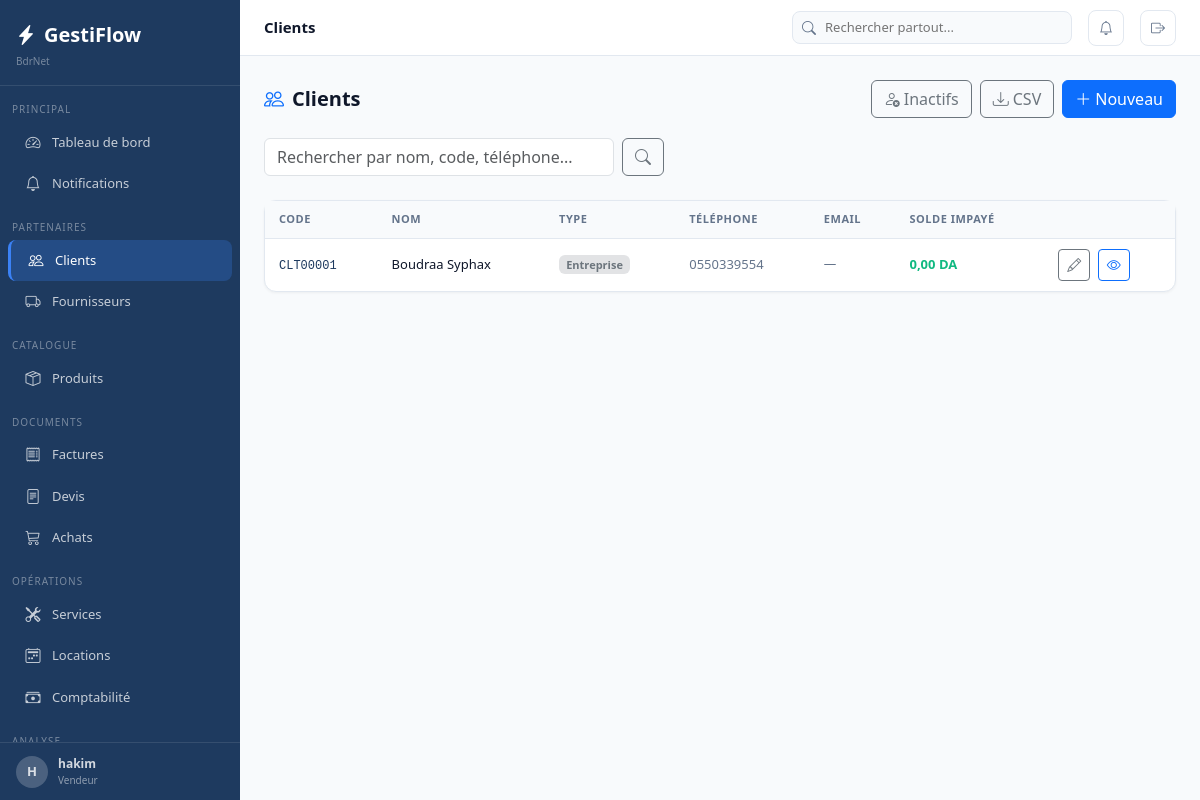
Page /clients/ (signed in) on the committed database.
### apps/core/models.py (models this page shows, shortened)
class Parametre(models.Model):
    cle         = models.CharField(max_length=100, unique=True)
    valeur      = models.TextField(blank=True)
    description = models.CharField(max_length=200, blank=True)
    class Meta:
        verbose_name        = "Parametre"
        verbose_name_plural = "Parametres"
    @classmethod
    def get(cls, cle, defaut=''):
        try:
            return cls.objects.get(cle=cle).valeur
        except cls.DoesNotExist:
            return defaut

### apps/authentication/models.py (models this page shows, shortened)
class Utilisateur(AbstractUser):
    class Role(models.TextChoices):
        ADMIN       = 'admin',       'Administrateur'
        MANAGER     = 'manager',     'Manager'
        VENDEUR     = 'vendeur',     'Vendeur'
        TECHNICIEN  = 'technicien',  'Technicien'
        COMPTABLE   = 'comptable',   'Comptable'
        CAISSIER    = 'caissier',    'Caissier'
    role            = models.CharField(max_length=20, choices=Role.choices, default=Role.VENDEUR)
    telephone       = models.CharField(max_length=20, blank=True)
    actif           = models.BooleanField(default=True)
    derniere_activite = models.DateTimeField(null=True, blank=True)
    photo           = models.ImageField(upload_to='utilisateurs/', null=True, blank=True)
    class Meta:
        verbose_name        = "Utilisateur"
        verbose_name_plural = "Utilisateurs"
    @property
    def est_admin(self):
        return self.role == self.Role.ADMIN or self.is_superuser

### apps/clients/models.py (models this page shows, shortened)
class Client(TimestampedModel, SoftDeleteModel, Adresse):
    class TypeClient(models.TextChoices):
        PARTICULIER    = 'particulier',    'Particulier'
        ENTREPRISE     = 'entreprise',     'Entreprise'
        ADMINISTRATION = 'administration', 'Administration'
    code             = models.CharField(max_length=20, unique=True, blank=True)
    nom              = models.CharField(max_length=200)
    type_client      = models.CharField(max_length=20, choices=TypeClient.choices, default=TypeClient.PARTICULIER)
    telephone        = models.CharField(max_length=20, blank=True)
    telephone2       = models.CharField(max_length=20, blank=True)
    email            = models.EmailField(blank=True)
    registre_commerce = models.CharField(max_length=50, blank=True)
    nif              = models.CharField(max_length=20, blank=True)
    nis              = models.CharField(max_length=20, blank=True)
    limite_credit    = models.DecimalField(max_digits=14, decimal_places=2, default=0)
    remise_defaut    = models.DecimalField(max_digits=5,  decimal_places=2, default=0)
    notes            = models.TextField(blank=True)
    actif            = models.BooleanField(default=True)
    class Meta:
        verbose_name        = "Client"
        verbose_name_plural = "Clients"
        ordering            = ['nom']
    @property
    def solde_en_cours(self):
        try:
            from django.db.models import Sum
            r = self.factures.filter(statut__in=['en_attente','partielle']).aggregate(t=Sum('montant_restant'))
            return r['t'] or 0
        except Exception:
            return 0

### apps/clients/views.py (the view)
# urls.py: path('',                     views.liste,       name='liste'),
@login_required
def liste(request):
    q   = sanitize_search_query(request.GET.get('q', ''))
    qs  = Client.objects.filter(supprime=False)
    if q: qs = qs.filter(Q(nom__icontains=q)|Q(code__icontains=q)|Q(telephone__icontains=q))
    page = Paginator(qs.order_by('nom'), 25).get_page(request.GET.get('page'))
    return render(request, 'clients/liste.html', {'clients': page, 'q': q})

### apps/core/context_processors.py (called while the page is built)
def _get_entreprise():
    base = getattr(dj_settings, 'GESTIFLOW', {})
    try:
        from apps.core.models import Parametre
        return {
            'NOM_ENTREPRISE': Parametre.get('NOM_ENTREPRISE', base.get('NOM_ENTREPRISE', 'Mon Entreprise')),
            'ADRESSE':   Parametre.get('ADRESSE',   base.get('ADRESSE',   '')),
            'TELEPHONE': Parametre.get('TELEPHONE', base.get('TELEPHONE', '')),
            'EMAIL':     Parametre.get('EMAIL',     base.get('EMAIL',     '')),
            'DEVISE':    Parametre.get('DEVISE',    base.get('DEVISE',    'DA')),
            'TVA_DEFAUT':Parametre.get('TVA_DEFAUT',base.get('TVA_DEFAUT','19')),
            'LOGO':      Parametre.get('LOGO',      ''),
        }
    except Exception:
        return base

def global_context(request):
    ctx = {'ENTREPRISE': _get_entreprise(), 'APP_VERSION': '1.0.0'}
    if request.user.is_authenticated:
        try:
            from apps.core.notifications import get_notification_count
            ctx['notifications_count'] = get_notification_count(request.user)
        except Exception:
            ctx['notifications_count'] = 0
        try:
            from apps.produits.models import Produit
            from django.db.models import F
            ctx['alertes_stock_count'] = Produit.objects.filter(
                quantite_stock__lte=F('seuil_alerte'), actif=True, supprime=False
            ).count()
        except Exception:
            ctx['alertes_stock_count'] = 0
    return ctx

### apps/core/models.py (called while the page is built)
    def get_queryset(self):
        return super().get_queryset().filter(supprime=False)

### apps/core/notifications.py (called while the page is built, shortened)
def get_all_notifications(user):
    today = timezone.now().date()
    notifs = {
        'factures_en_retard': [],
        'devis_expirant': [],
        'stock_bas': [],
        'locations_retard': [],
        'services_retard': [],
    }
    try:
        from apps.ventes.models import Facture
    except Exception: pass
    try:
        from apps.devis.models import Devis
    except Exception: pass
    try:
        from apps.produits.models import Produit
        from django.db.models import F
    except Exception: pass
    return notifs

def get_notification_count(user):
    notifs = get_all_notifications(user)
    return sum(len(v) for v in notifs.values())

### apps/core/sanitizers.py (called while the page is built)
def sanitize_search_query(query, max_length=100):
    if not query: return ''
    query = re.sub(r"[<>\"'\\;]", '', str(query))
    return query.strip()[:max_length]

### templates/clients/liste.html (shortened to what this page needs)
{% extends 'base.html' %}
{% load humanize %}
{% block topbar_title %}Clients{% endblock %}
{% block content %}
<div class="page-header">
  <div><h1 class="page-title"><i class="bi bi-people me-2 text-primary"></i>Clients</h1></div>
  <div class="d-flex gap-2">
    <a href="{% url 'clients:inactifs' %}" class="btn btn-outline-secondary"><i class="bi bi-person-x me-1"></i>Inactifs</a>
    <a href="{% url 'clients:export_csv' %}" class="btn btn-outline-secondary"><i class="bi bi-download me-1"></i>CSV</a>
    <a href="{% url 'clients:create' %}" class="btn btn-primary"><i class="bi bi-plus-lg me-1"></i>Nouveau</a>
  </div>
</div>
<form method="get" class="d-flex gap-2 mb-4">
  <input type="text" name="q" value="{{ q }}" class="form-control" placeholder="Rechercher par nom, code, téléphone..." style="max-width:350px;">
  <button class="btn btn-outline-secondary"><i class="bi bi-search"></i></button>
</form>
<div class="card">
  <div style="overflow-x:auto;"><table class="table-modern">
    <thead><tr><th>Code</th><th>Nom</th><th>Type</th><th>Téléphone</th><th>Email</th><th>Solde impayé</th><th></th></tr></thead>
    <tbody>
      {% for c in clients %}
      <tr>
        <td><code style="font-size:12px;color:var(--primary);">{{ c.code }}</code></td>
        <td><a href="{% url 'clients:detail' c.pk %}" style="font-weight:500;color:var(--text-primary);text-decoration:none;">{{ c.nom }}</a></td>
        <td><span class="badge bg-secondary-subtle text-secondary" style="font-size:11px;">{{ c.get_type_client_display }}</span></td>
        <td style="color:var(--text-secondary);">{{ c.telephone|default:"—" }}</td>
        <td style="color:var(--text-secondary);font-size:12.5px;">{{ c.email|default:"—" }}</td>
        <td style="font-weight:600;color:{% if c.solde_en_cours > 0 %}#ef4444{% else %}#10b981{% endif %};">{{ c.solde_en_cours|floatformat:2|intcomma }} DA</td>
        <td>
          <a href="{% url 'clients:edit' c.pk %}" class="btn btn-sm btn-outline-secondary btn-icon me-1" title="Modifier"><i class="bi bi-pencil"></i></a>
          <a href="{% url 'clients:detail' c.pk %}" class="btn btn-sm btn-outline-primary btn-icon" title="Voir"><i class="bi bi-eye"></i></a>
        </td>
      </tr>
      {% empty %}
      <tr><td colspan="7" class="text-center py-5" style="color:var(--text-secondary);"><i class="bi bi-people d-block mb-2" style="font-size:2rem;"></i>{% if q %}Aucun client pour "{{ q }}"{% else %}Aucun client enregistré{% endif %}</td></tr>
      {% endfor %}
    </tbody>
  </table></div>
</div>
{% endblock %}

### templates/base.html (shortened to what this page needs)
<!DOCTYPE html>
<html lang="fr">
<head>
<link rel="stylesheet" href="https://cdn.jsdelivr.net/npm/bootstrap@5.3.3/dist/css/bootstrap.min.css">
<link rel="stylesheet" href="https://cdn.jsdelivr.net/npm/bootstrap-icons@1.11.3/font/bootstrap-icons.min.css">
</head>
<body>
{% if user.is_authenticated %}
<nav class="sidebar">
  <div class="sidebar-nav">
    <div class="sidebar-logo">
      <a class="sidebar-logo-text" href="{% url 'dashboard:index' %}"><i class="bi bi-lightning-charge-fill me-2"></i>GestiFlow</a>
      <div style="font-size:10px;color:rgba(255,255,255,.4);margin-top:4px;">{{ ENTREPRISE.NOM_ENTREPRISE }}</div>
    </div>
    <div class="sidebar-section">Principal</div>
    <a href="{% url 'dashboard:index' %}" class="sidebar-item {% if request.resolver_match.app_name == 'dashboard' %}active{% endif %}"><i class="bi bi-speedometer2"></i><span>Tableau de bord</span></a>
    <a href="{% url 'core:notifications' %}" class="sidebar-item"><i class="bi bi-bell" ></i><span>Notifications</span></a>
    <div class="sidebar-section">Partenaires</div>
    <a href="{% url 'clients:liste' %}" class="sidebar-item {% if request.resolver_match.app_name == 'clients' %}active{% endif %}"><i class="bi bi-people"></i><span>Clients</span></a>
    <a href="{% url 'fournisseurs:liste' %}" class="sidebar-item {% if request.resolver_match.app_name == 'fournisseurs' %}active{% endif %}"><i class="bi bi-truck"></i><span>Fournisseurs</span></a>
    <div class="sidebar-section">Catalogue</div>
    <a href="{% url 'produits:liste' %}" class="sidebar-item "><i class="bi bi-box-seam"></i><span>Produits</span></a>
    <div class="sidebar-section">Documents</div>
    <a href="{% url 'ventes:liste' %}" class="sidebar-item {% if request.resolver_match.app_name == 'ventes' %}active{% endif %}"><i class="bi bi-receipt"></i><span>Factures</span></a>
    <a href="{% url 'devis:liste' %}" class="sidebar-item {% if request.resolver_match.app_name == 'devis' %}active{% endif %}"><i class="bi bi-file-text"></i><span>Devis</span></a>
    <a href="{% url 'achats:liste' %}" class="sidebar-item {% if request.resolver_match.app_name == 'achats' %}active{% endif %}"><i class="bi bi-cart3"></i><span>Achats</span></a>
    <div class="sidebar-section">Opérations</div>
    <a href="{% url 'services:liste' %}" class="sidebar-item {% if request.resolver_match.app_name == 'services' %}active{% endif %}"><i class="bi bi-tools"></i><span>Services</span></a>
    <a href="{% url 'locations:liste' %}" class="sidebar-item {% if request.resolver_match.app_name == 'locations' %}active{% endif %}"><i class="bi bi-calendar2-week"></i><span>Locations</span></a>
    <a href="{% url 'comptabilite:historique' %}" class="sidebar-item {% if request.resolver_match.app_name == 'comptabilite' %}active{% endif %}"><i class="bi bi-cash-stack"></i><span>Comptabilité</span></a>
    <div class="sidebar-section">Analyse</div>
  </div>
  <div class="sidebar-footer">
    <a href="{% url 'auth:profil' %}" style="display:flex;align-items:center;gap:10px;text-decoration:none;color:rgba(255,255,255,.8);">
      <div style="width:32px;height:32px;border-radius:50%;background:rgba(255,255,255,.2);display:flex;align-items:center;justify-content:center;font-size:13px;font-weight:700;">{{ user.first_name.0|default:user.username.0|upper }}</div>
      <div><div style="font-size:12px;font-weight:600;">{{ user.get_full_name|default:user.username }}</div><div style="font-size:10px;color:rgba(255,255,255,.5);">{{ user.get_role_display }}</div></div>
    </a>
  </div>
</nav>
<div class="main-content">
<div class="topbar">
  <div class="topbar-title">{% block topbar_title %}{% endblock %}</div>
    <div class="topbar-search" style="position:relative;">
      <i class="bi bi-search"></i>
      <input type="text" id="globalSearch" placeholder="Rechercher partout..." autocomplete="off">
    </div>
    <a href="{% url 'core:notifications' %}" class="topbar-btn" title="Notifications">
      <i class="bi bi-bell{% if notifications_count %}-fill{% endif %}" {% if notifications_count %}style="color:#f59e0b"{% endif %}></i>
    </a>
    <a href="{% url 'auth:deconnexion' %}" class="topbar-btn" title="Déconnexion"><i class="bi bi-box-arrow-right"></i></a>
  </div>
  <div class="content-area">
    {% block content %}{% endblock %}
  </div>
</div>
{% endif %}
</body>
</html>

### templates/base.html (style rules this page uses)
:root { --primary:#1e3a5f;--secondary:#2e75b6;--accent:#3b82f6;--success:#10b981;--warning:#f59e0b;--danger:#ef4444;--bg-body:#f8fafc;--bg-card:#ffffff;--border-color:#e2e8f0;--text-primary:#0f172a;--text-secondary:#64748b; }
body { background:var(--bg-body);color:var(--text-primary);font-family:'Segoe UI',Arial,sans-serif;font-size:14px; }
.sidebar { position:fixed;top:0;left:0;width:240px;height:100vh;background:var(--primary);z-index:100;display:flex;flex-direction:column;overflow:hidden; }
.sidebar-nav { flex:1 1 auto;overflow-y:auto;overflow-x:hidden;padding-bottom:8px; }
.sidebar-footer { flex:0 0 auto;padding:12px 16px;border-top:1px solid rgba(255,255,255,.1);background:var(--primary); }
.sidebar-logo { padding:20px 16px 16px;border-bottom:1px solid rgba(255,255,255,0.1);margin-bottom:8px; }
.sidebar-logo-text { color:#fff;font-size:20px;font-weight:700;text-decoration:none; }
.sidebar-section { padding:8px 12px 4px;font-size:10px;color:rgba(255,255,255,.4);text-transform:uppercase;letter-spacing:1px;margin-top:8px; }
.sidebar-item { display:flex;align-items:center;gap:10px;padding:9px 16px;color:rgba(255,255,255,.75);text-decoration:none;border-radius:8px;margin:1px 8px;font-size:13px;transition:all .15s; }
.sidebar-item:hover,.sidebar-item.active { background:rgba(59,130,246,.25);color:#fff; }
.sidebar-item.active { border-left:3px solid var(--accent); }
.sidebar-item i { font-size:15px;width:18px;text-align:center; }
.main-content { margin-left:240px;min-height:100vh; }
.topbar { background:#fff;border-bottom:1px solid var(--border-color);padding:0 24px;height:56px;display:flex;align-items:center;gap:16px;position:sticky;top:0;z-index:99; }
.topbar-title { font-weight:600;font-size:15px;flex:1; }
.topbar-search { position:relative;display:flex;align-items:center; }
.topbar-search input { border:1px solid var(--border-color);border-radius:8px;padding:6px 12px 6px 32px;font-size:13px;width:280px;background:var(--bg-body); }
.topbar-search i { position:absolute;left:10px;color:var(--text-secondary);font-size:14px; }
.topbar-btn { width:36px;height:36px;border-radius:8px;display:flex;align-items:center;justify-content:center;color:var(--text-secondary);text-decoration:none;border:1px solid var(--border-color);background:#fff;position:relative;cursor:pointer; }
.content-area { padding:24px; }
.page-header { display:flex;align-items:center;justify-content:space-between;flex-wrap:wrap;gap:12px;margin-bottom:20px; }
.page-title { font-size:20px;font-weight:700;margin:0; }
.card { background:#fff;border-radius:12px;border:1px solid var(--border-color);box-shadow:0 1px 3px rgba(0,0,0,.05); }
.table-modern { width:100%;border-collapse:collapse; }
.table-modern thead tr { background:var(--bg-body); }
.table-modern th { padding:10px 14px;font-size:11px;font-weight:600;color:var(--text-secondary);text-transform:uppercase;letter-spacing:.5px;border-bottom:1px solid var(--border-color); }
.table-modern td { padding:10px 14px;border-bottom:1px solid var(--border-color);font-size:13px;vertical-align:middle; }
.table-modern tbody tr:last-child td { border-bottom:none; }
.btn-icon { width:32px;height:32px;padding:0;display:inline-flex;align-items:center;justify-content:center; }

### rows in the picture
Parametre: NOM_ENTREPRISE "BdrNet"
Utilisateur: first_name.0 "H", get_full_name "hakim", role "Vendeur"
Client: code "CLT00001", nom "Boudraa Syphax", type_client "Entreprise", telephone "0550339554", email "—", solde_en_cours "0,00"
